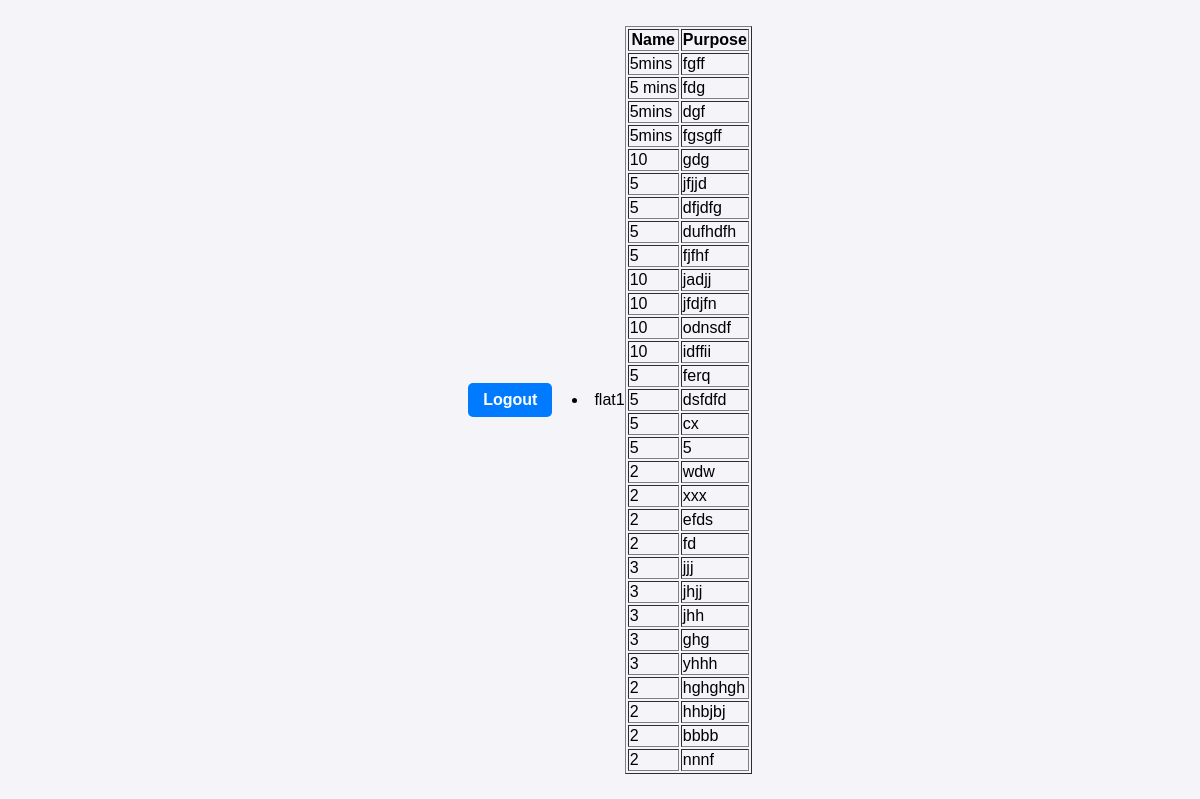
/valid/all/2 (signed in), run on the app's committed database.
### core/models.py (models this page shows, shortened)
class Guest(models.Model):
    flat_no= models.ForeignKey(User, on_delete=models.CASCADE)
    name= models.CharField(max_length=100)
    purpose= models.TextField(max_length=100)
    created_at = models.DateTimeField(auto_now_add=True)

### core/views.py (the view)
# urls.py: path('valid/all/<str:pk>', views.aFlat, name="aflat"),
@login_required(login_url='login')
def aFlat(request, pk):
    flat= User.objects.get(pk=pk)
    guests= Guest.objects.filter(flat_no=flat)
    context={'flat':flat,
             'guests':guests}
    return render(request, 'aflat.html', context)

### core/templates/aflat.html (shortened to what this page needs)
{% extends 'main.html' %}
{% block content %}
<!DOCTYPE html>
{% load static %}
<html lang="en">
<head>
    <link rel="stylesheet" href="{% static 'home.css' %}">
</head>
<body>
    <li>{{ flat.username }}</li>
    <table border="1">
        <tr>
            <th>Name</th>
            <th>Purpose</th>
        </tr>
        {% for guest in guests %}
        <tr>
            <td>{{ guest.name }}</td>
            <td>{{ guest.purpose }}</td>
        </tr>
        {% endfor %}
    </table>
{% endblock %}

### core/templates/main.html
{% include "nav.html" %}
{%block content %}
{%endblock%}

### core/templates/nav.html
{% load static %}
<link rel="stylesheet" href="{% static 'nav.css' %} ">
{%if request.user.is_staff %}
<div class="logout2">
    <a href="{% url 'logout'%}">Logout</a>
    <a href="{% url 'all'%}">All flats</a>
</div>
{% else%}
<div class="logout">
    <a href="{% url 'logout'%}" class="logoutc">Logout</a>
</div>
{%endif%}

### core/static/nav.css (style rules this page uses)
.logout, .logout2 { display: flex; justify-content: flex-end; margin: 20px; }
.logoutc, .logout2 a { display: inline-block; padding: 8px 15px; background-color: #007bff; color: white; text-decoration: none; border-radius: 5px; font-weight: bold; transition: background-color 0.3s ease; }

### core/static/home.css (style rules this page uses)
body { font-family: Arial, sans-serif; background-color: #f4f4f9; margin: 0; padding: 0; display: flex; justify-content: center; align-items: center; height: 100vh; }

### data on the page
Guest: name "5mins", purpose "fgff"
Guest: name "5 mins", purpose "fdg"
Guest: name "5mins", purpose "dgf"
Guest: name "5mins", purpose "fgsgff"
Guest: name "10", purpose "gdg"
Guest: name "5", purpose "jfjjd"
Guest: name "5", purpose "dfjdfg"
Guest: name "5", purpose "dufhdfh"
Guest: name "5", purpose "fjfhf"
Guest: name "10", purpose "jadjj"
Guest: name "10", purpose "jfdjfn"
Guest: name "10", purpose "odnsdf"
Guest: name "10", purpose "idffii"
Guest: name "5", purpose "ferq"
Guest: name "5", purpose "dsfdfd"
Guest: name "5", purpose "cx"
Guest: name "5", purpose "5"
Guest: name "2", purpose "wdw"
Guest: name "2", purpose "xxx"
Guest: name "2", purpose "efds"
Guest: name "2", purpose "fd"
Guest: name "3", purpose "jjj"
Guest: name "3", purpose "jhjj"
Guest: name "3", purpose "jhh"
Guest: name "3", purpose "ghg"
Guest: name "3", purpose "yhhh"
Guest: name "2", purpose "hghghgh"
Guest: name "2", purpose "hhbjbj"
Guest: name "2", purpose "bbbb"
Guest: name "2", purpose "nnnf"

### other printed values
{{ flat.username }} "flat1"
